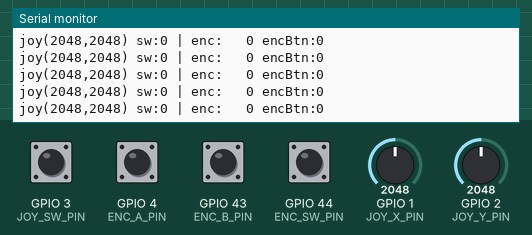
Recording of a sketch running on a simulated Seeed XIAO ESP32-S3. On the bench: the last lines printed to the serial monitor. The inputs (shaded band) are chosen by the test bench; at power-on: GPIO 3 (JOY_SW_PIN), GPIO 4 (ENC_A_PIN), GPIO 43 (ENC_B_PIN), GPIO 44 (ENC_SW_PIN) HIGH, GPIO 1 (JOY_X_PIN) = 2048, GPIO 2 (JOY_Y_PIN) = 2048.

Above: at 2.7 s.
2.8 s: GPIO 1 (JOY_X_PIN) set to 1061
At 2.81 s:
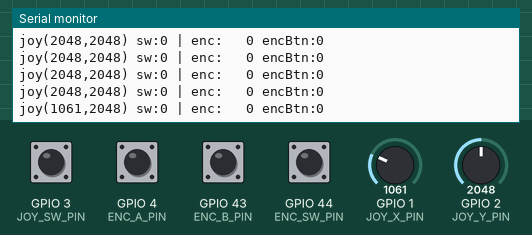
4.3 s: GPIO 1 (JOY_X_PIN) set to 958
At 4.32 s:
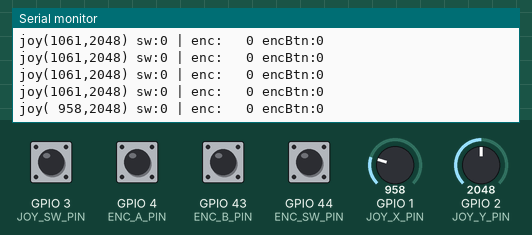
6.2 s: GPIO 2 (JOY_Y_PIN) set to 1069
At 6.23 s:
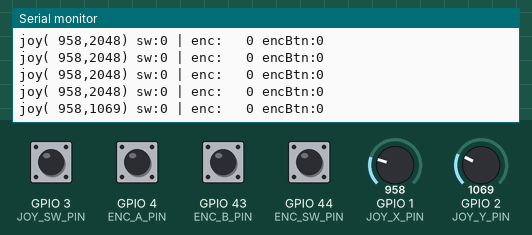
7.7 s: GPIO 2 (JOY_Y_PIN) set to 931
At 7.74 s:
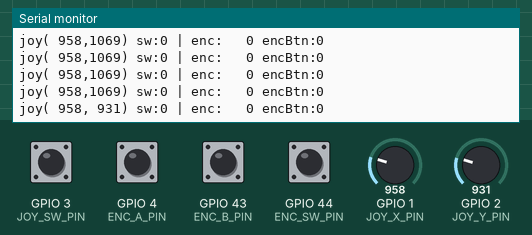

Measured:
- the behaviour switches between 1000 and 999 on GPIO 1 (JOY_X_PIN) (found by bisection; images 1 and 2)
- the behaviour switches between 1000 and 999 on GPIO 2 (JOY_Y_PIN) (found by bisection; images 3 and 4)
- after the input at 2.8 s, the serial monitor: prints a new line at once (image 1)
- after the input at 4.3 s, the serial monitor: prints a new line at once (image 2)
- after the input at 6.2 s, the serial monitor: prints a new line at once (image 3)
- after the input at 7.7 s, the serial monitor: prints a new line at once (image 4)

The sketch:

input_test.ino
```cpp
// Grok Deck - Milestone 1: raw input test
// Board: Seeed XIAO ESP32S3, Arduino core

#define JOY_X_PIN   D0
#define JOY_Y_PIN   D1
#define JOY_SW_PIN  D2
#define ENC_A_PIN   D3
#define ENC_B_PIN   D6
#define ENC_SW_PIN  D7

volatile int encoderPos = 0;
volatile uint8_t lastEncoded = 0;

void IRAM_ATTR readEncoder() {
  int MSB = digitalRead(ENC_A_PIN);
  int LSB = digitalRead(ENC_B_PIN);
  int encoded = (MSB << 1) | LSB;
  int sum = (lastEncoded << 2) | encoded;

  if (sum == 0b1101 || sum == 0b0100 || sum == 0b0010 || sum == 0b1011) encoderPos++;
  if (sum == 0b1110 || sum == 0b0111 || sum == 0b0001 || sum == 0b1000) encoderPos--;

  lastEncoded = encoded;
}

void setup() {
  Serial.begin(115200);
  delay(1500); // let USB CDC enumerate

  pinMode(JOY_SW_PIN, INPUT_PULLUP);
  pinMode(ENC_A_PIN, INPUT_PULLUP);
  pinMode(ENC_B_PIN, INPUT_PULLUP);
  pinMode(ENC_SW_PIN, INPUT_PULLUP);

  attachInterrupt(digitalPinToInterrupt(ENC_A_PIN), readEncoder, CHANGE);
  attachInterrupt(digitalPinToInterrupt(ENC_B_PIN), readEncoder, CHANGE);

  Serial.println("Grok Deck - input test ready");
}

void loop() {
  int jx = analogRead(JOY_X_PIN);
  int jy = analogRead(JOY_Y_PIN);
  bool jsw = !digitalRead(JOY_SW_PIN);
  bool esw = !digitalRead(ENC_SW_PIN);

  Serial.printf("joy(%4d,%4d) sw:%d | enc:%4d encBtn:%d\n",
                jx, jy, jsw, encoderPos, esw);

  delay(100);
}
```
